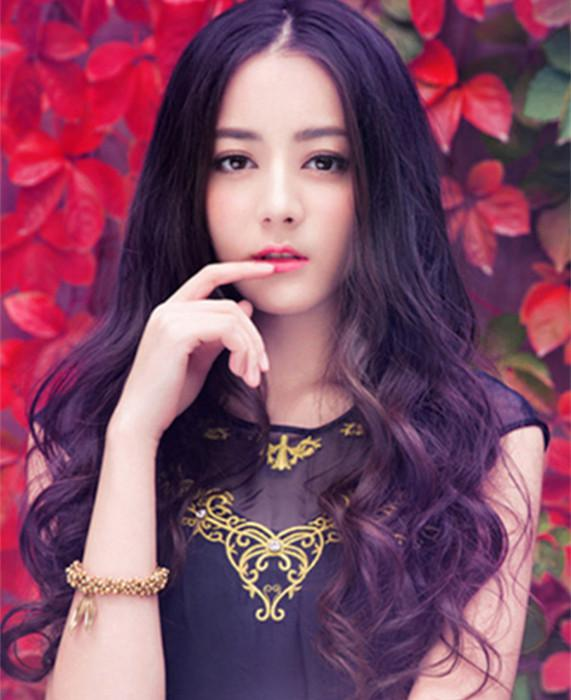
#> input picture month05/AI/day07/pics/dlreba.jpg, 571 x 700 px
$ python demo06_cv.py
#> lines starting #> are read from the running program, lines starting #| are printed output that depends on the picture
"""
opencv
"""
import numpy as np
import cv2 as cv

img = cv.imread('./pics/dlreba.jpg')
#> img is the input picture: shape (700, 571, 3); mean B, G, R 100.8, 75, 129.6
print(img.shape, img[0, 0])
#| (700, 571, 3) [ 90  25 194]
cv.imshow('img', img)
# 显示某个颜色通道的数据
blue = np.zeros_like(img)
blue[:, :, 0] = img[:, :, 0]
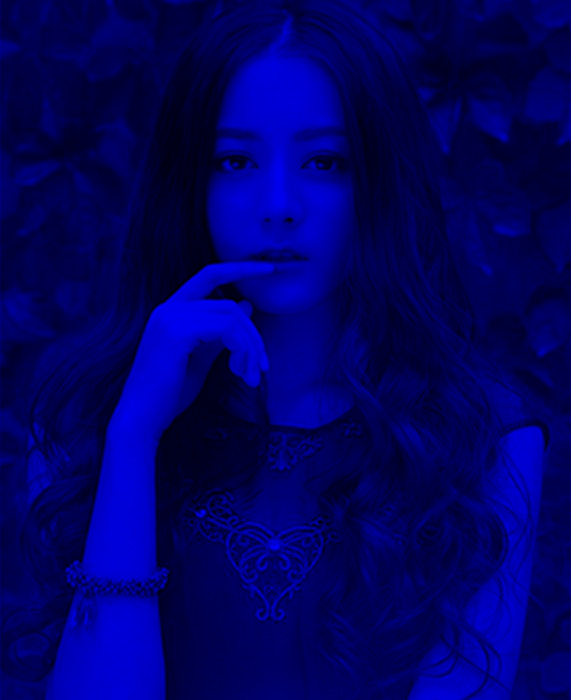
#> blue: shape (700, 571, 3); mean B, G, R 100.8, 0, 0
cv.imshow('blue', blue)
# red
red = np.zeros_like(img)
red[:, :, 2] = img[:, :, 2]
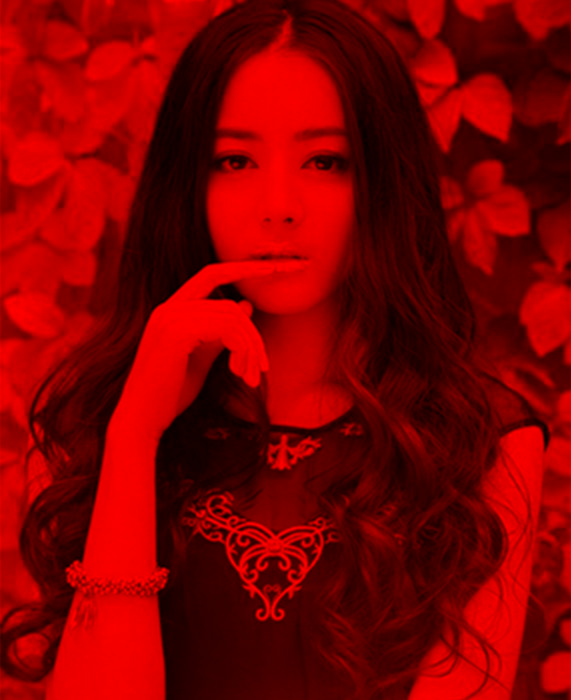
#> red: shape (700, 571, 3); mean B, G, R 0, 0, 129.6
cv.imshow('red', red)
# green
green = np.zeros_like(img)
green[:, :, 1] = img[:, :, 1]
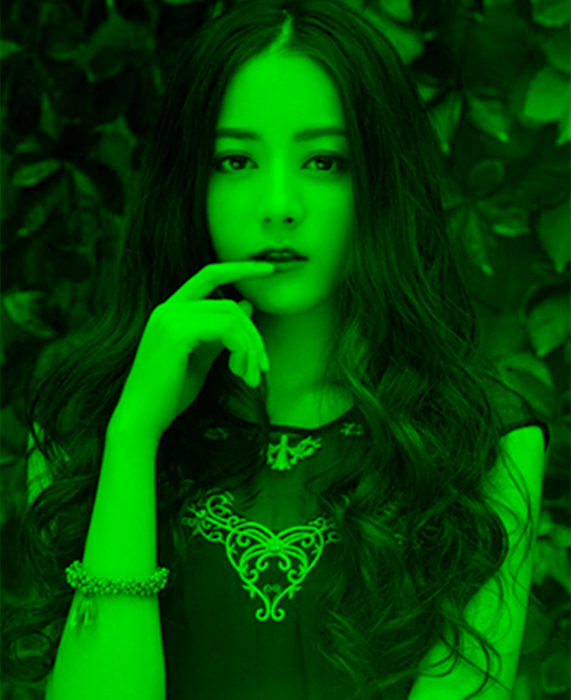
#> green: shape (700, 571, 3); mean B, G, R 0, 75, 0
cv.imshow('green', green)

# 图像裁剪
h, w = img.shape[:2]  # 高度与宽度
#> h = 700; w = 571
l, t = int(w / 4), int(h / 4)  # 左、上
#> l = 142; t = 175
r, b = int(w * 3 / 4), int(h * 3 / 4)  # 右、下
#> r = 428; b = 525
img2 = img[t:b, l:r]
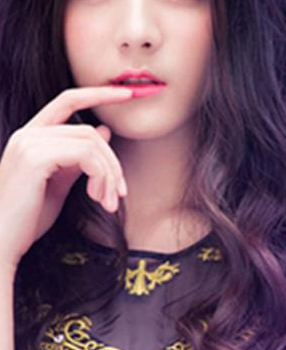
#> img2: shape (350, 286, 3); mean B, G, R 105.6, 89.8, 120.3
cv.imshow('croped', img2)

# 图像缩放     缩放到某个大小范围
img3 = cv.resize(img, (int(w / 4), int(h / 4)))
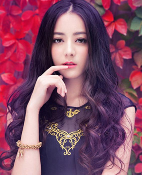
#> img3: shape (175, 142, 3); mean B, G, R 100.8, 74.9, 129.5
cv.imshow('img3', img3)
# 使x与y都放到原来的4倍
img4 = cv.resize(img3, None, fx=4, fy=4)
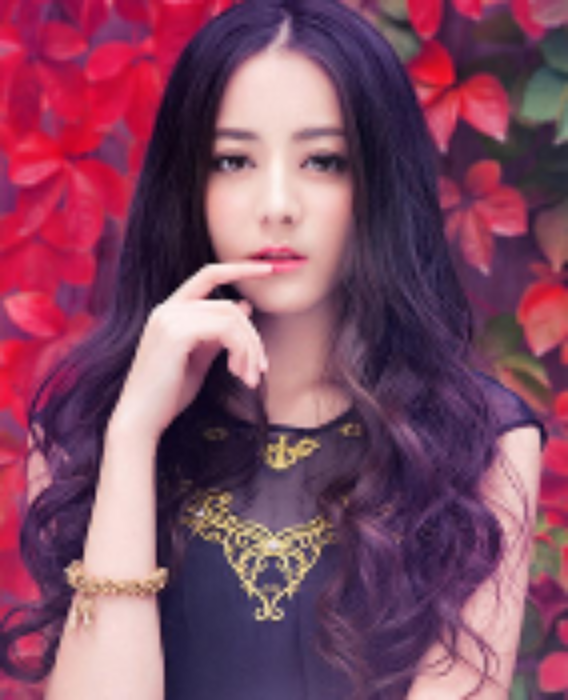
#> img4: shape (700, 568, 3); mean B, G, R 100.6, 74.8, 129.4
cv.imshow('img4', img4)

cv.waitKey()
# 保存图片
cv.imwrite('./pics/blue.jpg', blue)
cv.destroyAllWindows()
